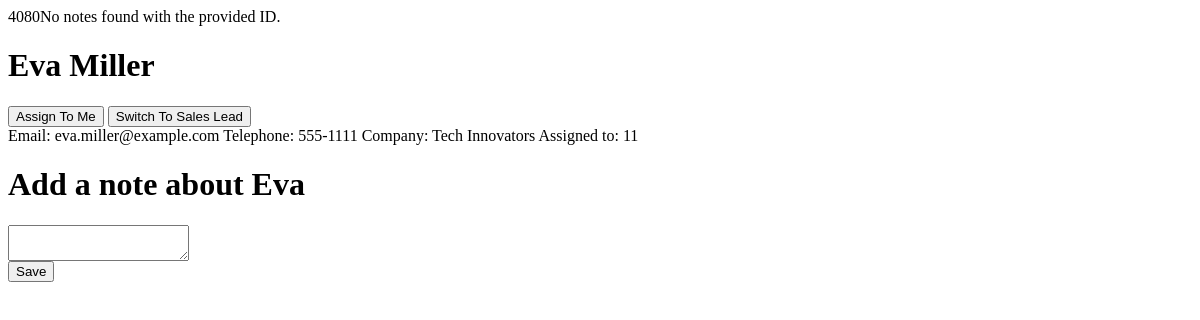
The page /screens/contactDetails.php?id=4080 on the database as committed earlier.
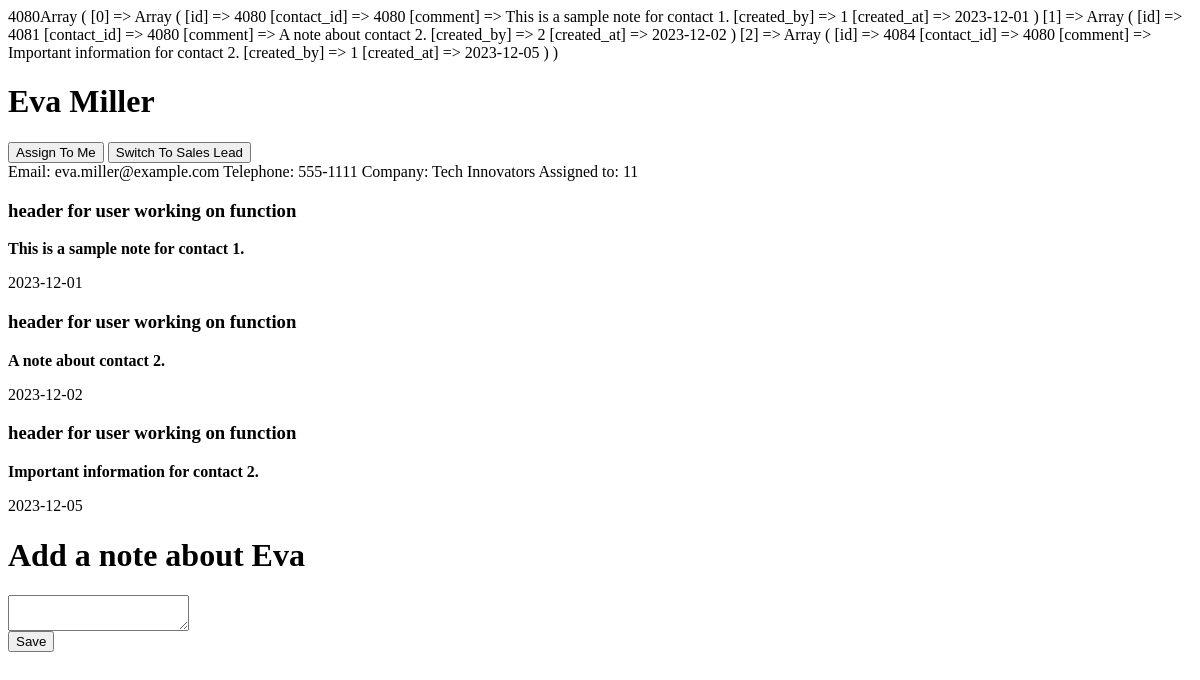
The same page on the database as committed later.
### tables this page shows
CREATE TABLE `notes` (
 `id` int(11) NOT NULL AUTO_INCREMENT,
  `contact_id` int(11) NOT NULL,
  `comment` text NOT NULL,
  `created_by` int(11) NOT NULL,
  `created_at` DATE NOT NULL DEFAULT '0000-00-00' '',
  PRIMARY KEY (`id`)
);

### screens/contactDetails.php (the view, shortened to what this page needs)
<?php
include("../database/dbsetup.php");
$id = isset($_GET['id']) ? $_GET['id'] : '';
print_r($id);
$stmt = $conn->prepare("SELECT * FROM contacts WHERE id = ?");
$stmt->execute([$id]);
if ($stmt) {
    $result = $stmt->fetch(PDO::FETCH_ASSOC);
} else {
    echo "Error: " . $conn->errorInfo()[2];
}
$notesStmt = $conn->prepare("SELECT * FROM notes WHERE contact_id = ?");
$notesStmt->execute([$id]);
if ($notesStmt) {
    $notesResult = $notesStmt->fetchAll(PDO::FETCH_ASSOC);
    if ($notesResult) {
        print_r($notesResult);
    } else {
        echo "No notes found with the provided ID.";
    }
} else {
    echo "Error: " . $conn->errorInfo()[2];
}
?>
<!DOCTYPE html>
<html lang="en">
<head>
</head>
<body>
    <div id="contactDetailsHead">
        <h1> <?= $result['firstname'] ?> <?= $result['lastname'] ?> </h1>
        <button>Assign To Me</button>
        <button>Switch To Sales Lead</button>
    </div>
    <div id="contactDetailsBody">
        Email: <?= $result['email'] ?>
        Telephone: <?= $result['telephone'] ?>
        Company: <?= $result['company'] ?>
        Assigned to: <?= $result['assigned_to']?>
    </div>
    <div id="NotesBody">
        <?php foreach ($notesResult as $row): ?>
        <h3>header for user working on function</h2>
        <p><strong><?= $row['comment'] ?> </strong></p>
        <p> <?= $row['created_at'] ?> </p>
        <?php endforeach;?>
    </div>
<form action="notesConnect.php" method="post">
    <h1>Add a note about <?= $result['firstname'] ?> </h1>
    <textarea id="comment" name="comment" value= "comment"></textarea>
    <br>
    <div id='savectrl'>
                <button type="submit" id="save">Save</button>
    </div>
</form>
</body>
</html>

Rows that differ between the two databases and show on the page:
now on this page (row edited): notes: comment "This is a sample note for contact 1.", created_at "2023-12-01"
now on this page (row edited): notes: comment "A note about contact 2.", created_at "2023-12-02"
now on this page (row edited): notes: comment "Important information for contact 2.", created_at "2023-12-05"
Other text that changed with them:
text no longer shown: "No notes found with the provided ID."
text now shown: "Array ( [0] => Array ( [id] => 4080 [contact_id] => 4080 [comment] => This is a sample note for contact 1. [created_by] => 1 [created_at] => 2023-12-01 ) [1] => Array ( [id] => 4081 [contact_id] => 4080 [comment] => A note about contact 2. [created_by] => 2 [created_at] => 2023-12-02 ) [2] => Array ( [id] => 4084 [contact_id] => 4080 [comment] => Important information for contact 2. [created_by] => 1 [created_at] => 2023-12-05 ) )"
